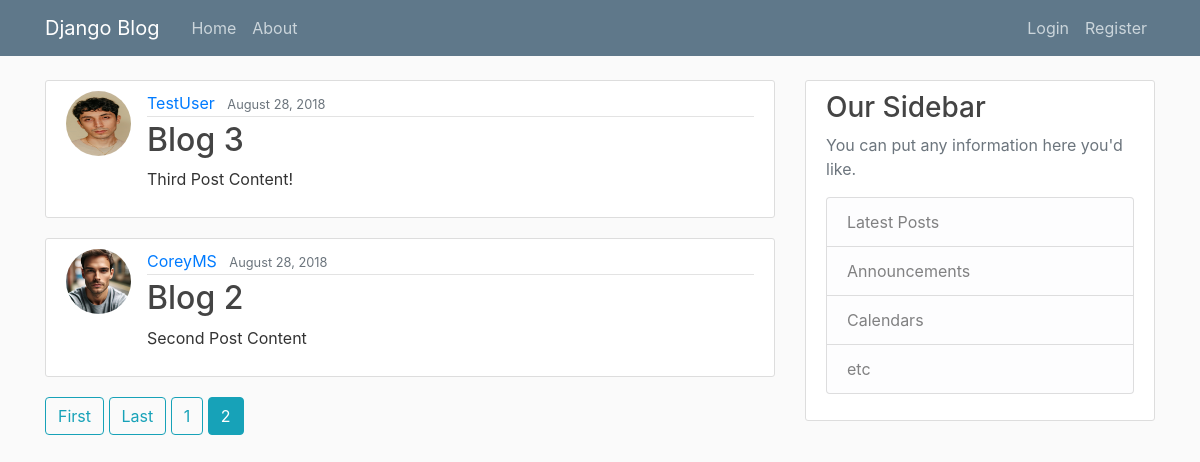
Screenshot of /?page=2 with the database file from the repository.
### blog/models.py (models this page shows, shortened)
class Post(models.Model):
    title = models.CharField(max_length=100)
    content = models.TextField()
    date_posted = models.DateTimeField(default=timezone.now)
    author = models.ForeignKey(User, on_delete=models.CASCADE)

### users/models.py (models this page shows, shortened)
class Profile(models.Model):
    user = models.OneToOneField(User, on_delete=models.CASCADE)
    image = models.ImageField(default="default.jpg", upload_to="profile_pics")

### blog/views.py (the view)
# urls.py: path('', PostListView.as_view(), name='blog-home'),
class PostListView(ListView):
    model = Post
    template_name = "blog/home.html"
    context_object_name = "posts"
    ordering = ["-date_posted"]
    paginate_by = 2

### blog/templates/blog/home.html (shortened to what this page needs)
{% extends "blog/base.html" %}
{% block content %}
    {% for post in posts %}
        <article class="media content-section">
          <img src="{{ post.author.profile.image.url }}" class="rounded-circle article-img" alt="">
          <div class="media-body">
            <div class="article-metadata">
              <a class="mr-2" href="{% url 'user-posts' post.author.username %}">{{ post.author }}</a>
              <small class="text-muted">{{ post.date_posted|date:"F d, Y" }}</small>
            </div>
            <h2><a class="article-title" href="{% url 'post-detail' post.id %}">{{ post.title }}</a></h2>
            <p class="article-content">{{ post.content }}</p>
          </div>
        </article>
    {% endfor %}
    {% if is_paginated %}
        {% if page_obj.has_previous %}
          <a class="btn btn-outline-info mb-4" href="?page=1">First</a>
          <a class="btn btn-outline-info mb-4" href="?page={{ page_obj.previous_page_number }}">Last</a>
        {% endif %}
        {% for num in page_obj.paginator.page_range %}
          {% if page_obj.number == num %}
            <a class="btn btn-info mb-4" href="?page={{ num }}">{{ num }}</a>
          {% elif num > page_obj.number|add:'-3' and num < page_obj.number|add:'+3' %}
            <a class="btn btn-outline-info mb-4" href="?page={{ num }}">{{ num }}</a>
          {% endif %}
        {% endfor %}
    {% endif %}
{% endblock content %}

### blog/templates/blog/base.html (shortened to what this page needs)
{% load static %}
<!DOCTYPE html>
<html>
<head>
    <link rel="stylesheet" href="https://maxcdn.bootstrapcdn.com/bootstrap/4.0.0/css/bootstrap.min.css">
    <link rel="stylesheet" type="text/css" href="{% static 'blog/main.css' %}">
</head>
<body>
    <header class="site-header">
      <nav class="navbar navbar-expand-md navbar-dark bg-steel fixed-top">
        <div class="container">
          <a class="navbar-brand mr-4" href="{% url 'blog-home' %}">Django Blog</a>
          <div class="collapse navbar-collapse" id="navbarToggle">
            <div class="navbar-nav mr-auto">
              <a class="nav-item nav-link" href="{% url 'blog-home' %}">Home</a>
              <a class="nav-item nav-link" href="{% url 'blog-about' %}">About</a>
            </div>
            <div class="navbar-nav">
              {% if user.is_authenticated %}
                <a class="nav-item nav-link" href="{% url 'post-create' %}">New Post</a>
                <a class="nav-item nav-link" href="{% url 'profile' %}">Profile</a>
                <form action="{% url 'logout' %}" method="POST">
                  {% csrf_token %}
                    <button type="submit" class="btn btn-outline-right">
                      logout
                    </button>
                </form>
              {% else %}
              <a class="nav-item nav-link" href="{% url 'login' %}">Login</a>
              <a class="nav-item nav-link" href="{% url 'register' %}">Register</a>
              {% endif %}
            </div>
          </div>
        </div>
      </nav>
    </header>
    <main role="main" class="container">
      <div class="row">
        <div class="col-md-8">
          {% block content %}{% endblock %}
        </div>
        <div class="col-md-4">
          <div class="content-section">
            <h3>Our Sidebar</h3>
            <p class='text-muted'>You can put any information here you'd like.
              <ul class="list-group">
                <li class="list-group-item list-group-item-light">Latest Posts</li>
                <li class="list-group-item list-group-item-light">Announcements</li>
                <li class="list-group-item list-group-item-light">Calendars</li>
                <li class="list-group-item list-group-item-light">etc</li>
              </ul>
            </p>
          </div>
        </div>
      </div>
    </main>
</body>
</html>

### blog/static/blog/main.css (style rules this page uses)
body { background: #fafafa; color: #333333; margin-top: 5rem; }
h1, h2, h3, h4, h5, h6 { color: #444444; }
ul { margin: 0; }
.bg-steel { background-color: #5f788a; }
.site-header .navbar-nav .nav-link { color: #cbd5db; }
.content-section { background: #ffffff; padding: 10px 20px; border: 1px solid #dddddd; border-radius: 3px; margin-bottom: 20px; }
.article-title { color: #444444; }
.article-content { white-space: pre-line; }
.article-img { height: 65px; width: 65px; margin-right: 16px; }
.article-metadata { padding-bottom: 1px; margin-bottom: 4px; border-bottom: 1px solid #e3e3e3 }

### rows the page displays
Post: author.profile.image (placeholder picture), author "TestUser", date_posted "August 28, 2018", title "Blog 3", content "Third Post Content!"
Post: author.profile.image (picture), author "CoreyMS", date_posted "August 28, 2018", title "Blog 2", content "Second Post Content"

### other values shown
{{ num }} "1"
{{ num }} "2"
